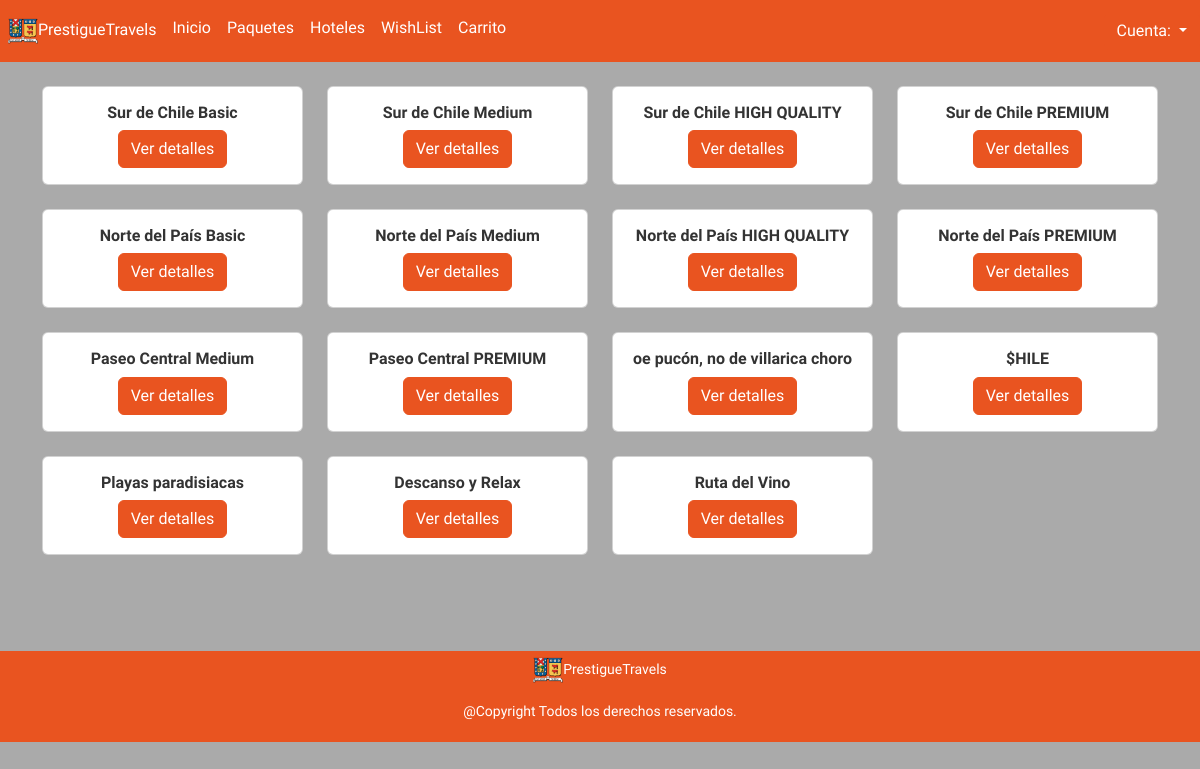
/paquetes.php, run on the app's committed database.
### tables this page shows
CREATE TABLE `paquetes` (
  `productos_id` int(11) NOT NULL,
  `paquetes_nombre` varchar(40) NOT NULL,
  `paquetes_airida` varchar(40) NOT NULL,
  `paquetes_airvuelta` varchar(40) NOT NULL,
  `paquetes_fechaida` date NOT NULL,
  `paquetes_fechavuelta` date NOT NULL,
  `paquetes_noches` int(11) NOT NULL,
  `paquetes_preciopp` int(11) NOT NULL,
  `paquetes_disponibles` int(11) NOT NULL,
  `paquetes_totales` int(11) NOT NULL,
  `paquetes_maxpp` int(11) NOT NULL
);

### paquetes.php (the view, shortened to what this page needs)
<?php
include("templates/cabecera.php");
?>
<?php
include("conexionbd.php");
$selectSQL= $conexion->query("SELECT * FROM paquetes");
$paquetes=$selectSQL->fetch_all(MYSQLI_ASSOC);
?>
<?php foreach($paquetes as $paquete){?>
    <div class="col-md-3">
        <div class="card">
            <div class="card-body">
                <h6 class="card-Viaje text-center"> <b><?php echo $paquete["paquetes_nombre"]; ?></b></h6>
                <div class="text-center">
                    <a class="btn btn-primary" href="detalle_paquetes.php?id=<?php echo $paquete["productos_id"];?>&token=<?php
                    echo hash_hmac("sha1",$paquete["productos_id"],KEY_TOKEN);?>">Ver detalles</a>
                </div>
            </div>
        </div>
    <br/>
    </div>
<?php } ?>
<?php include("templates/pie.php");?>

### data on the page
paquetes: paquetes_nombre "Sur de Chile Basic"
paquetes: paquetes_nombre "Sur de Chile Medium"
paquetes: paquetes_nombre "Sur de Chile HIGH QUALITY"
paquetes: paquetes_nombre "Sur de Chile PREMIUM"
paquetes: paquetes_nombre "Norte del País Basic"
paquetes: paquetes_nombre "Norte del País Medium"
paquetes: paquetes_nombre "Norte del País HIGH QUALITY"
paquetes: paquetes_nombre "Norte del País PREMIUM"
paquetes: paquetes_nombre "Paseo Central Medium"
paquetes: paquetes_nombre "Paseo Central PREMIUM"
paquetes: paquetes_nombre "oe pucón, no de villarica choro"
paquetes: paquetes_nombre "$HILE"
paquetes: paquetes_nombre "Playas paradisiacas"
paquetes: paquetes_nombre "Descanso y Relax"
paquetes: paquetes_nombre "Ruta del Vino"
